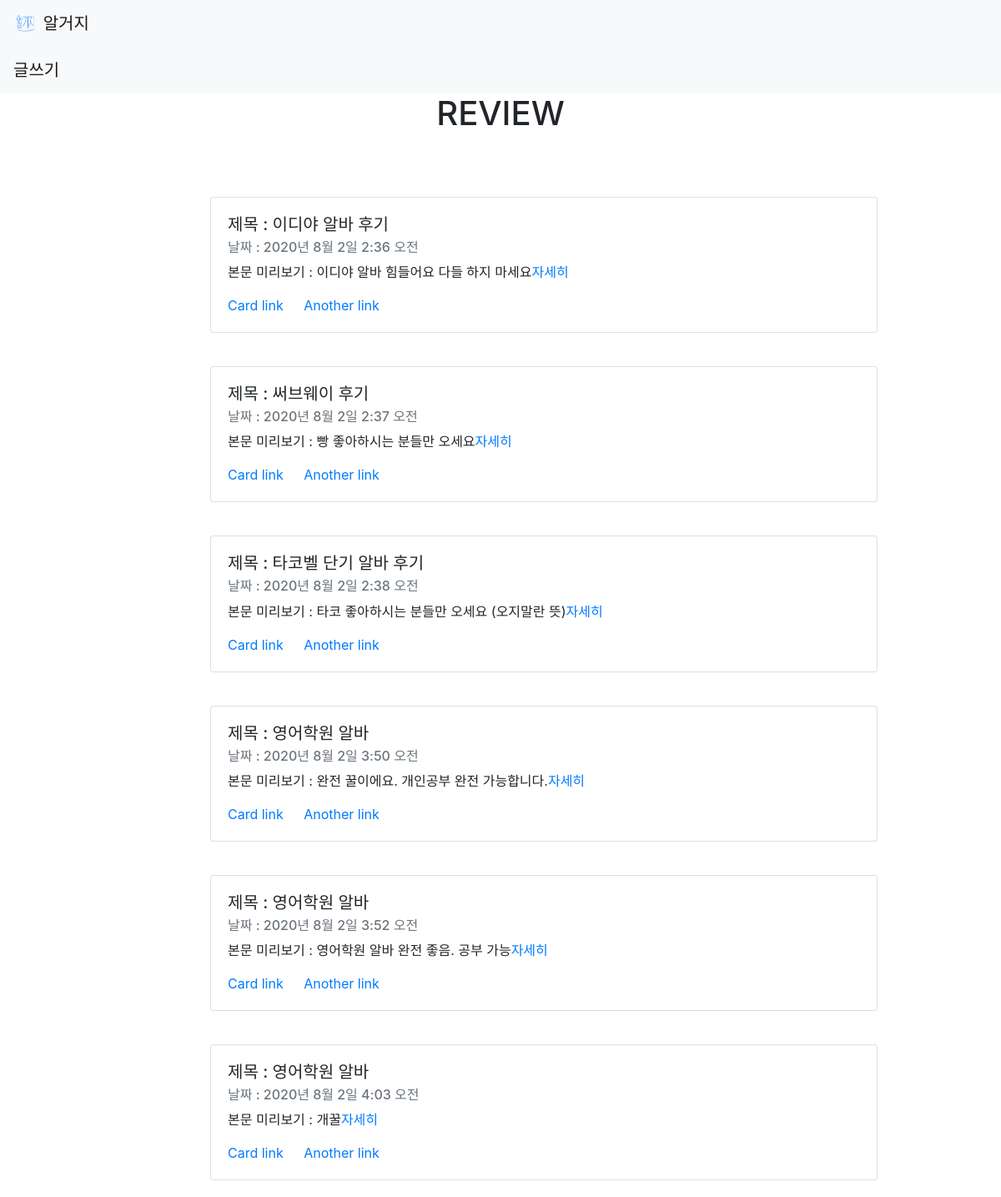
The app's page /review/posts/ with its own data.
### blog/models.py (models this page shows, shortened)
class Post(models.Model):
    title = models.CharField(max_length=100)
    author = models.CharField(max_length=20)
    body = models.TextField()
    date = models.DateTimeField(auto_now_add=True)
    def reviewSummary(self):
        return self.body[:100]

### blog/views.py (the view)
# urls.py: path('review/posts/', blog.views.reviewPosts, name='reviewPosts'),
def reviewPosts(request):
    posts = Post.objects.all()
    return render(request, 'review_posts.html', {'posts':posts})

### blog/templates/review_posts.html (shortened to what this page needs)
<!DOCTYPE html>
{% load static %}
<html>
<head>
<link rel="stylesheet" href="https://stackpath.bootstrapcdn.com/bootstrap/4.5.0/css/bootstrap.min.css">
    </head>
    <body>
        <nav class="navbar navbar-light bg-light">
            <a class="navbar-brand" href="#">
            <img src="{% static 'image/main_logo.png' %} " width="30" height="30" class="d-inline-block align-top" alt="" loading="lazy">
            알거지
            </a>
        </nav>
        <nav class="navbar navbar-light bg-light">
            <a class="navbar-brand" href="{% url 'reviewCreate' %} ">
            글쓰기
            </a>
        </nav>
        <center><h1>REVIEW</h1></center>
        <br>
        <br>
        {% for posts in posts %}
            <div class="card-body">
                <div class="card" style="width: 50rem; position:relative; left:20%">
                    <div class="card-body">
                      <h5 class="card-title">제목 : {{posts.title}}</h5>
                      <h6 class="card-subtitle mb-2 text-muted">날짜 : {{posts.date}}</h6>
                      <p class="card-text">본문 미리보기 : {{posts.reviewSummary}}<a href = "{% url 'reviewDetail' posts.id %}">자세히</a></p>
                      <a href="#" class="card-link">Card link</a>
                      <a href="#" class="card-link">Another link</a>
                    </div>
                  </div>
            </div>
        {% endfor %}
    </body>
</html>

### records on screen
Post: title "이디야 알바 후기", date "2020년 8월 2일 2:36 오전", reviewSummary "이디야 알바 힘들어요 다들 하지 마세요"
Post: title "써브웨이 후기", date "2020년 8월 2일 2:37 오전", reviewSummary "빵 좋아하시는 분들만 오세요"
Post: title "타코벨 단기 알바 후기", date "2020년 8월 2일 2:38 오전", reviewSummary "타코 좋아하시는 분들만 오세요 (오지말란 뜻)"
Post: title "영어학원 알바", date "2020년 8월 2일 3:50 오전", reviewSummary "완전 꿀이에요. 개인공부 완전 가능합니다."
Post: title "영어학원 알바", date "2020년 8월 2일 3:52 오전", reviewSummary "영어학원 알바 완전 좋음. 공부 가능"
Post: title "영어학원 알바", date "2020년 8월 2일 4:03 오전", reviewSummary "개꿀"
